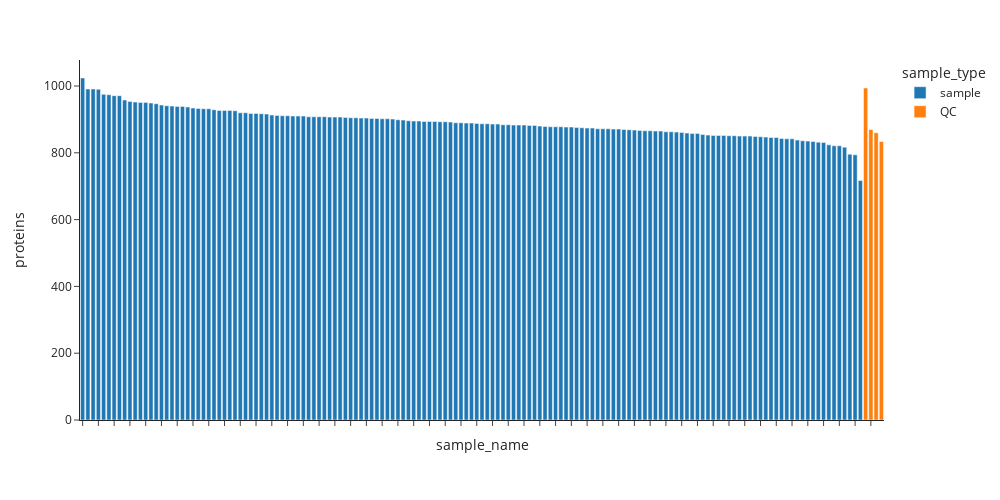

This figure's notebook cell:
### Code cell
#Count proteins per sample and plot a bar chart

#df : long-format dataframe with columns 'sample_name', 'sample_type'.
#save_img : if True, save the figure to `save_path`
#save_path : path to save the figure 

msp.plot_protein_counts(pg_long)

### Figure 1 — Plotly figure (JSON) as saved in the notebook; plotly's stock layout.template omitted (floating-point values rounded to 4 significant figures; data arrays with more than 128 entries replaced by an {"elided": "..."} marker saying what was removed)
{"data": [{"hovertemplate": "<b>%{hovertext}</b><br><br>sample_type=sample<br>sample_name=%{x}<br>proteins=%{y}<extra></extra>", "hovertext": {"elided": "149 str values"}, "legendgroup": "sample", "marker": {"color": "#1F77B4", "pattern": {"shape": ""}}, "name": "sample", "orientation": "v", "showlegend": true, "textposition": "auto", "type": "bar", "x": {"elided": "149 str values"}, "xaxis": "x", "y": {"elided": "149 int values"}, "yaxis": "y"}, {"hovertemplate": "<b>%{hovertext}</b><br><br>sample_type=QC<br>sample_name=%{x}<br>proteins=%{y}<extra></extra>", "hovertext": ["plate1_H9", "plate2_B12", "plate2_C1", "plate2_C2"], "legendgroup": "QC", "marker": {"color": "#FF7F0E", "pattern": {"shape": ""}}, "name": "QC", "orientation": "v", "showlegend": true, "textposition": "auto", "type": "bar", "x": ["plate1_H9", "plate2_B12", "plate2_C1", "plate2_C2"], "xaxis": "x", "y": [994, 870, 860, 834], "yaxis": "y"}], "layout": {"barmode": "relative", "height": 500, "legend": {"title": {"text": "sample_type"}, "tracegroupgap": 0}, "margin": {"t": 60}, "width": 1000, "xaxis": {"anchor": "y", "domain": [0, 1], "showticklabels": false, "title": {"text": "sample_name"}}, "yaxis": {"anchor": "x", "domain": [0, 1], "title": {"text": "proteins"}}}}
